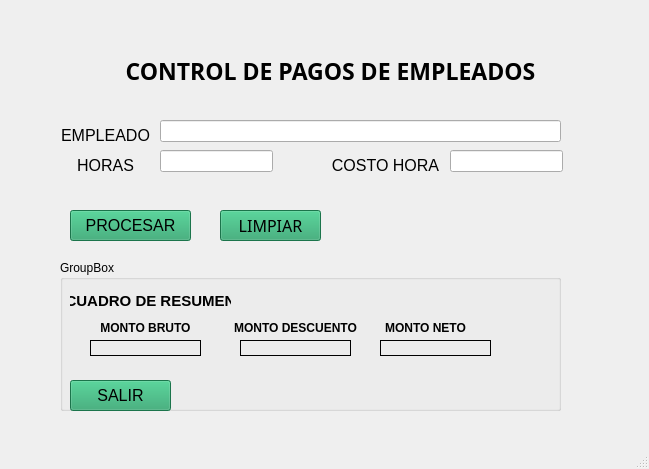
<?xml version="1.0" encoding="UTF-8"?>
<ui version="4.0">
 <class>MainWindow</class>
 <widget class="QMainWindow" name="MainWindow">
  <property name="geometry">
   <rect>
    <x>0</x>
    <y>0</y>
    <width>649</width>
    <height>469</height>
   </rect>
  </property>
  <property name="windowTitle">
   <string>MainWindow</string>
  </property>
  <widget class="QWidget" name="centralwidget">
   <widget class="QLabel" name="label">
    <property name="geometry">
     <rect>
      <x>100</x>
      <y>10</y>
      <width>461</width>
      <height>121</height>
     </rect>
    </property>
    <property name="font">
     <font>
      <family>Vemana2000</family>
      <pointsize>17</pointsize>
      <bold>true</bold>
     </font>
    </property>
    <property name="text">
     <string>CONTROL DE PAGOS DE EMPLEADOS</string>
    </property>
    <property name="alignment">
     <set>Qt::AlignCenter</set>
    </property>
   </widget>
   <widget class="QLabel" name="label_2">
    <property name="geometry">
     <rect>
      <x>50</x>
      <y>120</y>
      <width>111</width>
      <height>31</height>
     </rect>
    </property>
    <property name="font">
     <font>
      <pointsize>12</pointsize>
     </font>
    </property>
    <property name="text">
     <string>EMPLEADO</string>
    </property>
    <property name="alignment">
     <set>Qt::AlignCenter</set>
    </property>
   </widget>
   <widget class="QLabel" name="label_3">
    <property name="geometry">
     <rect>
      <x>50</x>
      <y>150</y>
      <width>111</width>
      <height>31</height>
     </rect>
    </property>
    <property name="font">
     <font>
      <pointsize>12</pointsize>
     </font>
    </property>
    <property name="text">
     <string>HORAS</string>
    </property>
    <property name="alignment">
     <set>Qt::AlignCenter</set>
    </property>
   </widget>
   <widget class="QLabel" name="label_4">
    <property name="geometry">
     <rect>
      <x>330</x>
      <y>150</y>
      <width>111</width>
      <height>31</height>
     </rect>
    </property>
    <property name="font">
     <font>
      <pointsize>12</pointsize>
     </font>
    </property>
    <property name="text">
     <string>COSTO HORA</string>
    </property>
    <property name="alignment">
     <set>Qt::AlignCenter</set>
    </property>
   </widget>
   <widget class="QLineEdit" name="txtEmpleado">
    <property name="geometry">
     <rect>
      <x>160</x>
      <y>120</y>
      <width>401</width>
      <height>22</height>
     </rect>
    </property>
    <property name="minimumSize">
     <size>
      <width>0</width>
      <height>8</height>
     </size>
    </property>
   </widget>
   <widget class="QLineEdit" name="txtHoras">
    <property name="geometry">
     <rect>
      <x>160</x>
      <y>150</y>
      <width>113</width>
      <height>22</height>
     </rect>
    </property>
   </widget>
   <widget class="QLineEdit" name="txtCosto">
    <property name="geometry">
     <rect>
      <x>450</x>
      <y>150</y>
      <width>113</width>
      <height>22</height>
     </rect>
    </property>
   </widget>
   <widget class="QPushButton" name="btnProcesar">
    <property name="geometry">
     <rect>
      <x>70</x>
      <y>210</y>
      <width>121</width>
      <height>31</height>
     </rect>
    </property>
    <property name="font">
     <font>
      <pointsize>12</pointsize>
     </font>
    </property>
    <property name="styleSheet">
     <string notr="true">background-color: rgb(38, 162, 105);</string>
    </property>
    <property name="text">
     <string>PROCESAR</string>
    </property>
    <property name="icon">
     <iconset>
      <normaloff>../8a71805f/procesar.png</normaloff>../8a71805f/procesar.png</iconset>
    </property>
   </widget>
   <widget class="QPushButton" name="btnLimpiar">
    <property name="geometry">
     <rect>
      <x>220</x>
      <y>210</y>
      <width>101</width>
      <height>31</height>
     </rect>
    </property>
    <property name="font">
     <font>
      <family>Ubuntu Mono</family>
      <pointsize>12</pointsize>
     </font>
    </property>
    <property name="autoFillBackground">
     <bool>false</bool>
    </property>
    <property name="styleSheet">
     <string notr="true">background-color: rgb(38, 162, 105);</string>
    </property>
    <property name="text">
     <string>LIMPIAR</string>
    </property>
    <property name="icon">
     <iconset>
      <normaloff>../99ae5948/limpiar.png</normaloff>../99ae5948/limpiar.png</iconset>
    </property>
    <property name="iconSize">
     <size>
      <width>24</width>
      <height>24</height>
     </size>
    </property>
   </widget>
   <widget class="QGroupBox" name="groupBox">
    <property name="geometry">
     <rect>
      <x>60</x>
      <y>260</y>
      <width>501</width>
      <height>151</height>
     </rect>
    </property>
    <property name="title">
     <string>GroupBox</string>
    </property>
    <widget class="QLabel" name="label_5">
     <property name="geometry">
      <rect>
       <x>10</x>
       <y>30</y>
       <width>161</width>
       <height>21</height>
      </rect>
     </property>
     <property name="font">
      <font>
       <pointsize>11</pointsize>
       <bold>true</bold>
      </font>
     </property>
     <property name="text">
      <string>CUADRO DE RESUMEN</string>
     </property>
     <property name="alignment">
      <set>Qt::AlignCenter</set>
     </property>
    </widget>
    <widget class="QLabel" name="label_8">
     <property name="geometry">
      <rect>
       <x>30</x>
       <y>60</y>
       <width>111</width>
       <height>16</height>
      </rect>
     </property>
     <property name="font">
      <font>
       <bold>true</bold>
      </font>
     </property>
     <property name="text">
      <string>MONTO BRUTO</string>
     </property>
     <property name="textFormat">
      <enum>Qt::PlainText</enum>
     </property>
     <property name="alignment">
      <set>Qt::AlignCenter</set>
     </property>
    </widget>
    <widget class="QLabel" name="label_7">
     <property name="geometry">
      <rect>
       <x>170</x>
       <y>60</y>
       <width>131</width>
       <height>16</height>
      </rect>
     </property>
     <property name="font">
      <font>
       <bold>true</bold>
      </font>
     </property>
     <property name="text">
      <string>MONTO DESCUENTO</string>
     </property>
     <property name="textFormat">
      <enum>Qt::PlainText</enum>
     </property>
     <property name="alignment">
      <set>Qt::AlignCenter</set>
     </property>
    </widget>
    <widget class="QLabel" name="label_6">
     <property name="geometry">
      <rect>
       <x>310</x>
       <y>60</y>
       <width>111</width>
       <height>16</height>
      </rect>
     </property>
     <property name="font">
      <font>
       <bold>true</bold>
      </font>
     </property>
     <property name="text">
      <string>MONTO NETO</string>
     </property>
     <property name="textFormat">
      <enum>Qt::PlainText</enum>
     </property>
     <property name="alignment">
      <set>Qt::AlignCenter</set>
     </property>
    </widget>
    <widget class="QLabel" name="lblMontoBruto">
     <property name="geometry">
      <rect>
       <x>30</x>
       <y>80</y>
       <width>111</width>
       <height>16</height>
      </rect>
     </property>
     <property name="minimumSize">
      <size>
       <width>1</width>
       <height>0</height>
      </size>
     </property>
     <property name="font">
      <font>
       <family>Ubuntu Condensed</family>
       <pointsize>9</pointsize>
       <bold>true</bold>
      </font>
     </property>
     <property name="contextMenuPolicy">
      <enum>Qt::ActionsContextMenu</enum>
     </property>
     <property name="frameShape">
      <enum>QFrame::Box</enum>
     </property>
     <property name="text">
      <string/>
     </property>
     <property name="textFormat">
      <enum>Qt::PlainText</enum>
     </property>
     <property name="alignment">
      <set>Qt::AlignCenter</set>
     </property>
    </widget>
    <widget class="QPushButton" name="btnSalir">
     <property name="geometry">
      <rect>
       <x>10</x>
       <y>120</y>
       <width>101</width>
       <height>31</height>
      </rect>
     </property>
     <property name="font">
      <font>
       <pointsize>12</pointsize>
      </font>
     </property>
     <property name="styleSheet">
      <string notr="true">background-color: rgb(38, 162, 105);</string>
     </property>
     <property name="text">
      <string>SALIR</string>
     </property>
     <property name="icon">
      <iconset>
       <normaloff>../4ca7715c/salir.png</normaloff>../4ca7715c/salir.png</iconset>
     </property>
    </widget>
    <widget class="QLabel" name="lblMontoDescuento">
     <property name="geometry">
      <rect>
       <x>180</x>
       <y>80</y>
       <width>111</width>
       <height>16</height>
      </rect>
     </property>
     <property name="minimumSize">
      <size>
       <width>1</width>
       <height>0</height>
      </size>
     </property>
     <property name="font">
      <font>
       <family>Ubuntu Condensed</family>
       <pointsize>9</pointsize>
       <bold>true</bold>
      </font>
     </property>
     <property name="contextMenuPolicy">
      <enum>Qt::ActionsContextMenu</enum>
     </property>
     <property name="frameShape">
      <enum>QFrame::Box</enum>
     </property>
     <property name="text">
      <string/>
     </property>
     <property name="textFormat">
      <enum>Qt::PlainText</enum>
     </property>
     <property name="alignment">
      <set>Qt::AlignCenter</set>
     </property>
    </widget>
    <widget class="QLabel" name="lblMontoNeto">
     <property name="geometry">
      <rect>
       <x>320</x>
       <y>80</y>
       <width>111</width>
       <height>16</height>
      </rect>
     </property>
     <property name="minimumSize">
      <size>
       <width>1</width>
       <height>0</height>
      </size>
     </property>
     <property name="font">
      <font>
       <family>Ubuntu Condensed</family>
       <pointsize>9</pointsize>
       <bold>true</bold>
      </font>
     </property>
     <property name="contextMenuPolicy">
      <enum>Qt::ActionsContextMenu</enum>
     </property>
     <property name="frameShape">
      <enum>QFrame::Box</enum>
     </property>
     <property name="text">
      <string/>
     </property>
     <property name="textFormat">
      <enum>Qt::PlainText</enum>
     </property>
     <property name="alignment">
      <set>Qt::AlignCenter</set>
     </property>
    </widget>
   </widget>
  </widget>
  <widget class="QMenuBar" name="menubar">
   <property name="geometry">
    <rect>
     <x>0</x>
     <y>0</y>
     <width>649</width>
     <height>20</height>
    </rect>
   </property>
  </widget>
  <widget class="QStatusBar" name="statusbar"/>
 </widget>
 <resources/>
 <connections/>
</ui>
